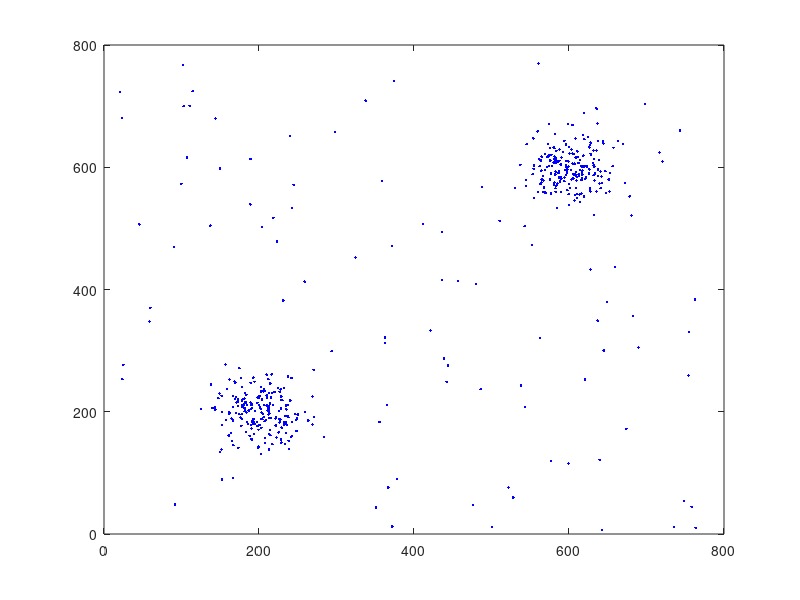

Here is the MATLAB script that generated this plot:
clc;
close all;
clear all;

clients = load('clientes.csv');

plot(clients(:,1), clients(:,2), 'b.');


%% c)

p = [];
PA = [];
PAC = [];
c = [];
b = [];
d = [];

b_max = 150;
d_max = 85;
c_min = 475;
c_total = 500;
p_max = 100;
x_max = 800;
y_max = 800;

